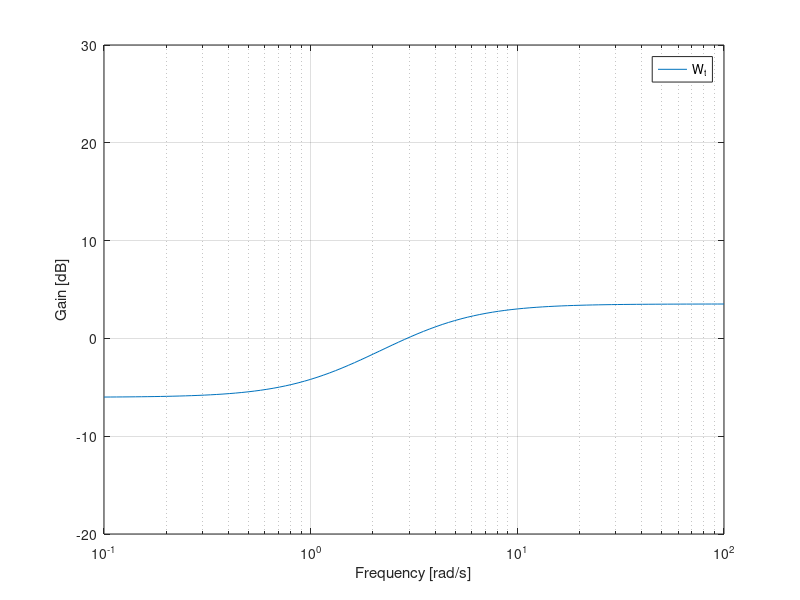

MATLAB code to generate this figure: (Note: this script raises an error after producing the figure.)
%%
%%%%%%%%%%%%%%%%%%%%%%%%%%%%%%%%%%%%%%%%%%%%%%%%%%%%%%%%%%%%%%%%%%%%%%%%%
%                       Wt (Phase Lead Filter)                           %
%%%%%%%%%%%%%%%%%%%%%%%%%%%%%%%%%%%%%%%%%%%%%%%%%%%%%%%%%%%%%%%%%%%%%%%%%
% ----------------------------- setup ----------------------------------%
W=logspace(-1,2,100);
% Calculating a, which is Phut=a*P, where a^-1 is stable
Anum1=[1 1]; Aden1=[1 0];
a1=tf(Anum1,Aden1);
Anum2=conv(Anum1,Anum1); Aden2=conv(Aden1,Aden1);
Anum3=conv(Anum1,Anum2); Aden3=conv(Aden1,Aden2);
Anum4=conv(Anum1,Anum3); Aden4=conv(Aden1,Aden3);
% Calculating which s^0 (P stands for pole)
Pnum1=[1]; Pden1=[1 0];
Pnum2=conv(Pnum1,Pnum1); Pden2=conv(Pden1,Pden1);
Pnum3=conv(Pnum1,Pnum2); Pden3=conv(Pden1,Pden2);
Pnum4=conv(Pnum1,Pnum3); Pden4=conv(Pden1,Pden3);
% -------------------------------- x ------------------------------------%
gain=0.5; f1=0.2; f2=0.6; w1=2*pi*f1;w2=2*pi*f2; gain=gain*(w2/w1);num=[1 w1]; den=[1 w2]; 
    % BODE DIAGRAM
    sys = tf(gain*num,den); magt = bode(sys,W); magt = squeeze(magt); magt = 20*log10(magt);
    figure; set(gcf, 'Name', 'Input Weights'); semilogx(W,magt); grid on;
    xlabel('Frequency [rad/s]'); ylabel('Gain [dB]'); legend('W_t');xlim([10^(-1) 10^(2)]);ylim([-20 30]);
    
    % Wt_hut = Wt/a
    num=conv(num,Aden4); den=conv(den,Anum4);
    msysx = nd2sys(num,den,gain);
% -------------------------------- y ------------------------------------%
msysy=msysx;
% -------------------------------- z ------------------------------------%
gain=0.5; f1=0.2; f2=0.6; w1=2*pi*f1;w2=2*pi*f2; gain=gain*(w2/w1);num=[1 w1]; den=[1 w2]; 
    % Wt_hut = Wt/a
    num=conv(num,Aden2); den=conv(den,Anum2);
    msysz = nd2sys(num,den,gain);
% -------------------------------- u ------------------------------------%
gain=0.5; f1=0.2; f2=0.6; w1=2*pi*f1;w2=2*pi*f2; gain=gain*(w2/w1);num=[1 w1]; den=[1 w2]; 
    % Wt_hut = Wt/a
    num=conv(num,Aden3); den=conv(den,Anum3);
    msysu = nd2sys(num,den,gain);
% -------------------------------- v ------------------------------------%
msysv=msysu;
% -------------------------------- w ------------------------------------%
gain=0.5; f1=0.2; f2=0.6; w1=2*pi*f1;w2=2*pi*f2; gain=gain*(w2/w1);num=[1 w1]; den=[1 w2]; 
    % Wt_hut = Wt/a
    num=conv(num,Aden1); den=conv(den,Anum1);
    msysw = nd2sys(num,den,gain);
% -------------------------------- phi ------------------------------------%
gain=0.5; f1=0.2; f2=0.6; w1=2*pi*f1;w2=2*pi*f2; gain=gain*(w2/w1);num=[1 w1]; den=[1 w2]; 
    % Wt_hut = Wt/a
    num=conv(num,Aden2); den=conv(den,Anum2);
    msysphi = nd2sys(num,den,gain);
% -------------------------------- theta ------------------------------------%
msystheta=msysphi;
% -------------------------------- psi ------------------------------------%
msyspsi=msysphi;
% -------------------------------- p ------------------------------------%
gain=0.5; f1=0.2; f2=0.6; w1=2*pi*f1;w2=2*pi*f2; gain=gain*(w2/w1);num=[1 w1]; den=[1 w2]; 
    % Wt_hut = Wt/a
    num=conv(num,Aden1); den=conv(den,Anum1);
    msysp = nd2sys(num,den,gain);
% -------------------------------- q ------------------------------------%
msysq=msysp;
% -------------------------------- r ------------------------------------%
msysr=msysp;
% ------------------------------ total ----------------------------------%
Wt=daug(daug(msysx,msysy,msysz), daug(msysu,msysv,msysw), daug(msysphi,msystheta,msyspsi), daug(msysp,msysq,msysr));

%%%%%%%%%%%%%%%%%%%%%%%%%%%%%%%%%%%%%%%%%%%%%%%%%%%%%%%%%%%%%%%%%%%%%%%%%
%                           Ws (MOST IMPORTANT)                         %
%%%%%%%%%%%%%%%%%%%%%%%%%%%%%%%%%%%%%%%%%%%%%%%%%%%%%%%%%%%%%%%%%%%%%%%%%
% -------------------------------- x ------------------------------------%
gain=0.4; f1=0.04; f2=0.15;  w1=2*pi*f1; w2=2*pi*f2; num=[1 w2]; den=[1 w1];
    % BODE DIAGRAM
    sys = tf(gain*num,den); magX = bode(sys,W); magX = squeeze(magX); magX = 20*log10(magX); wsX = nd2sys(num,den,gain);
    figure; set(gcf, 'Name', 'Performance Weighting Function'); semilogx(W,magX);
    xlabel('Frequency [rad/s]'); ylabel('Gain [dB]'); legend('{\itW_x}'); grid on; xlim([10^(-1) 10^(2)]);ylim([-20 30]);
    
    % Ws_hut = Ws/a^0
    num=conv(num,Pnum4); den=conv(den,Pden4);
    msysx = nd2sys(num,den,gain);
% -------------------------------- y ------------------------------------%
msysy=msysx;
% -------------------------------- z ------------------------------------%
gain=0.4; f1=0.04; f2=0.15;  w1=2*pi*f1; w2=2*pi*f2; num=[1 w2]; den=[1 w1];
    num=conv(num,Pnum2); den=conv(den,Pden2);
    msysz = nd2sys(num,den,gain);
% -------------------------------- u ------------------------------------%
gain=0.4; f1=0.04; f2=0.15;  w1=2*pi*f1; w2=2*pi*f2; num=[1 w2]; den=[1 w1];
    num=conv(num,Pnum3); den=conv(den,Pden3);
    msysu = nd2sys(num,den,gain);
% -------------------------------- v ------------------------------------%
msysv=msysu;
% -------------------------------- w ------------------------------------%
gain=0.4; f1=0.04; f2=0.15;  w1=2*pi*f1; w2=2*pi*f2; num=[1 w2]; den=[1 w1];
    num=conv(num,Pnum1); den=conv(den,Pden1);
    msysw = nd2sys(num,den,gain);
% -------------------------------- phi ------------------------------------%
gain=0.4; f1=0.04; f2=0.15;  w1=2*pi*f1; w2=2*pi*f2; num=[1 w2]; den=[1 w1];
    num=conv(num,Pnum2); den=conv(den,Pden2);
    msysphi = nd2sys(num,den,gain);
% -------------------------------- theta ------------------------------------%
msystheta=msysphi;
% -------------------------------- psi ------------------------------------%
msyspsi=msysphi;
% -------------------------------- p ------------------------------------%
gain=0.4; f1=0.04; f2=0.15;  w1=2*pi*f1; w2=2*pi*f2; num=[1 w2]; den=[1 w1];
    num=conv(num,Pnum1); den=conv(den,Pden1);
    msysp = nd2sys(num,den,gain);
% -------------------------------- q ------------------------------------%
msysq=msysp;
% -------------------------------- r ------------------------------------%
msysr=msysp;
% ------------------------------ total ----------------------------------%
Ws=daug(daug(msysx,msysy,msysz), daug(msysu,msysv,msysw), daug(msysphi,msystheta,msyspsi), daug(msysp,msysq,msysr));